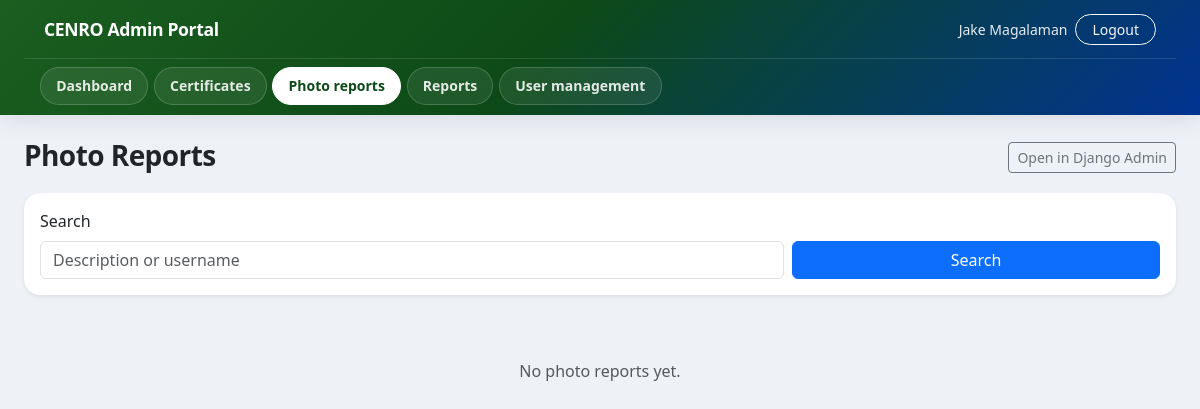
Before: /panel/photo-reports/ (signed in) with the older database file.
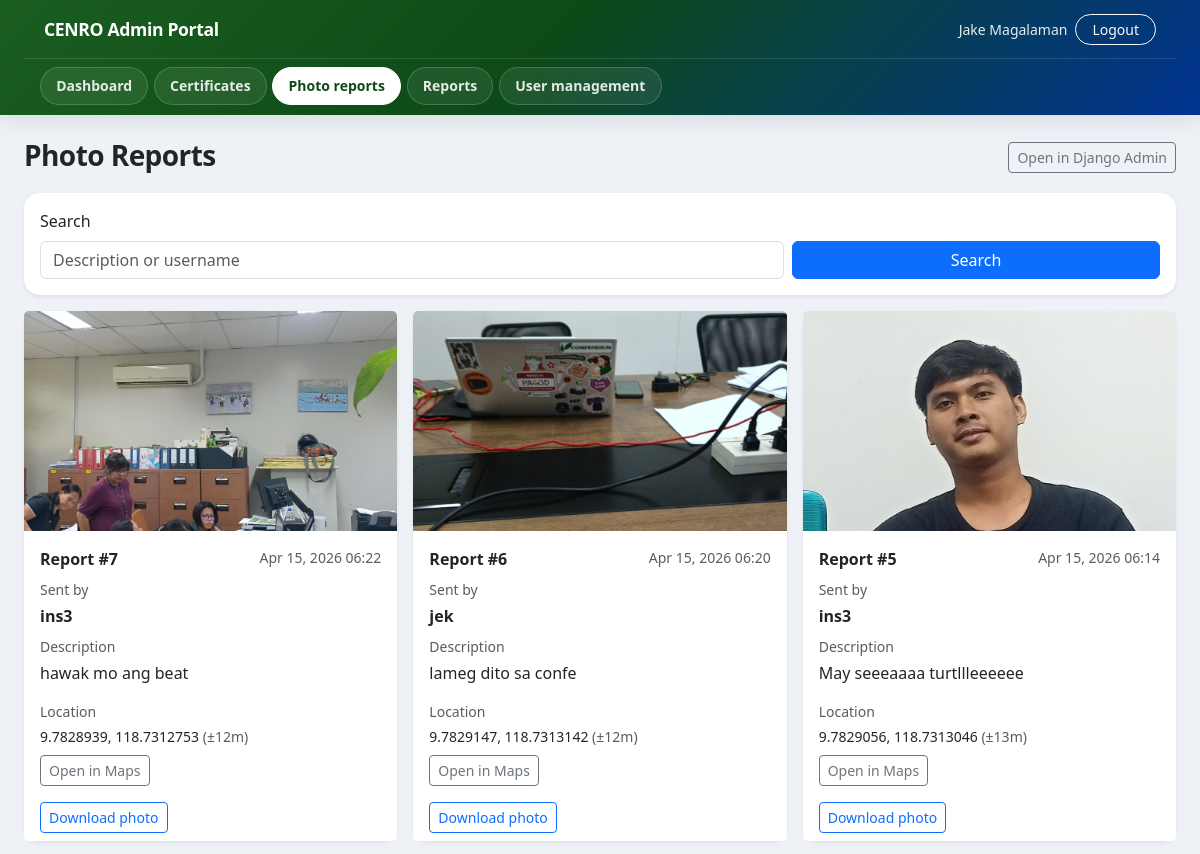
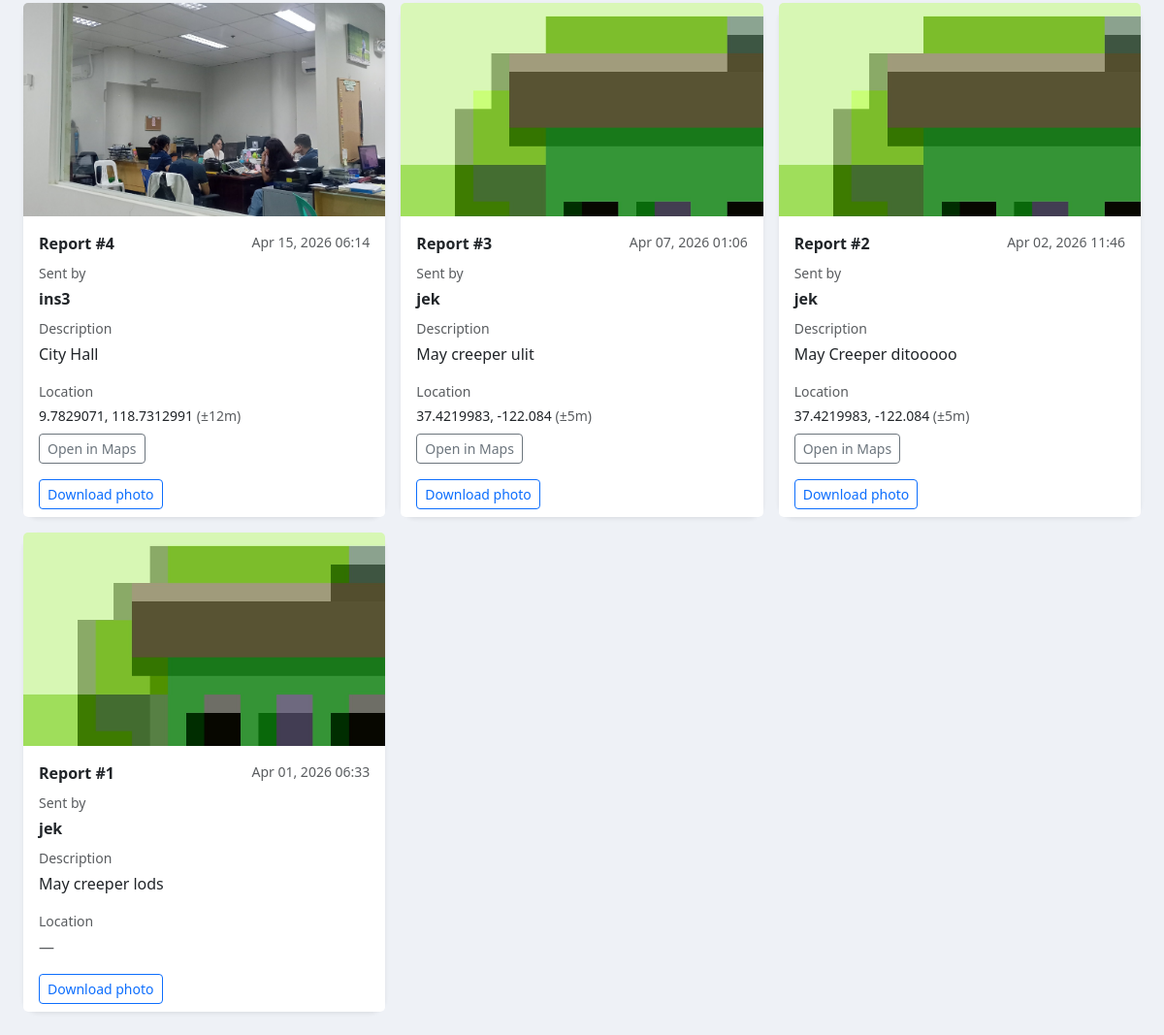
After: the same page with the newer database file (2 pictures, top to bottom).
### certificates/models.py (models this page shows, shortened)
class PhotoReport(models.Model):
  description = models.TextField(blank=True, default='')
  image = models.ImageField(upload_to='photo_reports/%Y/%m/%d/')
  latitude = models.FloatField(null=True, blank=True)
  longitude = models.FloatField(null=True, blank=True)
  accuracy_meters = models.FloatField(null=True, blank=True)
  created_by = models.ForeignKey(
    User,
    on_delete=models.SET_NULL,
    null=True,
    blank=True,
    related_name='photo_reports',
  )
  created_at = models.DateTimeField(auto_now_add=True)
  class Meta:
    ordering = ['-created_at']

### certificates/portal_views.py (the view, shortened to what this page needs)
# urls.py: path('photo-reports/', portal_views.photo_reports_list, name='portal_photo_reports'),
@portal_staff_required
def photo_reports_list(request):
  q = (request.GET.get('q') or '').strip()
  qs = PhotoReport.objects.select_related('created_by').all()
  qs = qs.order_by('-created_at')[:500]
  return render(
    request,
    'portal/photo_reports_list.html',
    {
      'reports': qs,
      'q': q,
    },
  )

### certificates/portal_views.py (called while the page is built)
def portal_staff_required(view_func):
  @wraps(view_func)
  @login_required(login_url='/panel/login/')
  def wrapper(request, *args, **kwargs):
    if not request.user.is_staff:
      logout(request)
      return redirect('/panel/login/')
    return view_func(request, *args, **kwargs)
  return wrapper

### templates/portal/photo_reports_list.html (shortened to what this page needs)
{% extends "portal/base.html" %}
{% block content %}
<div class="d-flex flex-wrap justify-content-between align-items-center mb-3 gap-2">
  <div>
    <h3 class="mb-1 fw-bold" style="letter-spacing: -0.02em;">Photo Reports</h3>
  </div>
  <div class="d-flex gap-2">
    <a class="btn btn-outline-secondary btn-sm" href="/admin/certificates/photoreport/">Open in Django Admin</a>
  </div>
</div>
<div class="card border-0 shadow-sm mb-3">
  <div class="card-body">
    <form class="row g-2 align-items-end" method="get">
      <div class="col-md-8">
        <label class="form-label">Search</label>
        <input class="form-control" name="q" value="{{ q }}" placeholder="Description or username">
      </div>
      <div class="col-md-4 d-grid">
        <button class="btn btn-primary">Search</button>
      </div>
    </form>
  </div>
</div>
<div class="row g-3">
  {% for r in reports %}
  <div class="col-12 col-md-6 col-xl-4">
    <div class="card border-0 shadow-sm h-100">
      {% if r.image %}
        <a href="{{ r.image.url }}" target="_blank" rel="noopener">
          <img src="{{ r.image.url }}" class="card-img-top" style="height: 220px; object-fit: cover;" alt="Photo report image">
        </a>
      {% endif %}
      <div class="card-body">
        <div class="d-flex justify-content-between align-items-start gap-2 mb-2">
          <div class="fw-semibold">Report #{{ r.id }}</div>
          <div class="text-muted small">{{ r.created_at|date:"M d, Y H:i" }}</div>
        </div>
        <div class="text-muted small mb-1">Sent by</div>
        <div class="fw-semibold mb-2">
          {% if r.created_by %}
            {{ r.created_by.username }}
          {% else %}
            —
          {% endif %}
        </div>
        <div class="text-muted small mb-1">Description</div>
        <div style="white-space: pre-wrap;">{{ r.description|default:"—" }}</div>
        <div class="text-muted small mt-3 mb-1">Location</div>
        {% if r.latitude and r.longitude %}
          <div class="small">
            {{ r.latitude }}, {{ r.longitude }}
            {% if r.accuracy_meters %}
              <span class="text-muted"> (±{{ r.accuracy_meters|floatformat:0 }}m)</span>
            {% endif %}
          </div>
          <a
            class="btn btn-sm btn-outline-secondary mt-2"
            href="https://www.google.com/maps?q={{ r.latitude }},{{ r.longitude }}"
            target="_blank"
            rel="noopener"
          >Open in Maps</a>
        {% else %}
          <div class="text-muted">—</div>
        {% endif %}
      </div>
      <div class="card-footer bg-white border-0 pt-0">
        {% if r.image %}
          <a class="btn btn-sm btn-outline-primary" href="{{ r.image.url }}" download>Download photo</a>
        {% endif %}
      </div>
    </div>
  </div>
  {% empty %}
  <div class="col-12">
    <div class="text-center text-muted py-5">No photo reports yet.</div>
  </div>
  {% endfor %}
</div>
{% endblock %}

### templates/portal/base.html (shortened to what this page needs)
{% load static %}
<!doctype html>
<html lang="en">
  <head>
    <link href="https://cdn.jsdelivr.net/npm/bootstrap@5.3.2/dist/css/bootstrap.min.css" rel="stylesheet">
  </head>
  <body>
    <header class="portal-shell">
      <div class="container-fluid px-3 px-md-4">
        <div class="portal-shell-top">
          <a class="portal-brand" href="/panel/">CENRO Admin Portal</a>
          <div class="d-flex align-items-center gap-2 flex-wrap">
            <span class="portal-user-meta d-none d-sm-inline">
              {{ request.user.first_name }} {{ request.user.last_name }}
            </span>
            <a class="btn btn-sm btn-outline-light rounded-pill px-3" href="/panel/logout/">Logout</a>
          </div>
        </div>
        <nav class="portal-nav-row" aria-label="Main">
          <a href="/panel/" class="{% if request.path == '/panel/' %}portal-nav-active{% endif %}">Dashboard</a>
          <a href="/panel/certificates/" class="{% if '/panel/certificates' in request.path %}portal-nav-active{% endif %}">Certificates</a>
          <a href="/panel/photo-reports/" class="{% if '/panel/photo-reports' in request.path %}portal-nav-active{% endif %}">Photo reports</a>
          <a href="/panel/reports/" class="{% if '/panel/reports/' in request.path %}portal-nav-active{% endif %}">Reports</a>
          <a href="/panel/inspectors/" class="{% if '/panel/inspectors' in request.path %}portal-nav-active{% endif %}">User management</a>
        </nav>
      </div>
    </header>
    <main class="container-fluid px-3 px-md-4 py-4">
      {% block content %}{% endblock %}
    </main>
  </body>
</html>

### templates/portal/base.html (style rules this page uses)
:root { --p-primary: #1b5e20; --p-primary-dark: #0d4a17; --p-secondary: #003391; --p-surface: #eef1f6; --p-header-shadow: 0 4px 24px rgba(16, 24, 40, 0.1); }
body { background: var(--p-surface); font-family: system-ui, -apple-system, "Segoe UI", Roboto, "Helvetica Neue", Arial, sans-serif; }
.portal-shell { position: sticky; top: 0; z-index: 1030; background: linear-gradient(135deg, var(--p-primary) 0%, var(--p-primary-dark) 45%, var(--p-secondary) 100%); box-shadow: var(--p-header-shadow); }
.portal-shell-top { display: flex; flex-wrap: wrap; align-items: center; justify-content: space-between; gap: 0.75rem 1rem; padding: 0.85rem 1.25rem; border-bottom: 1px solid rgba(255, 255, 255, 0.12); }
.portal-brand { color: #fff; font-weight: 800; font-size: 1.1rem; letter-spacing: -0.02em; text-decoration: none; }
.portal-user-meta { color: rgba(255, 255, 255, 0.9); font-size: 0.875rem; font-weight: 500; }
.portal-nav-row { padding: 0.5rem 1rem 0.65rem; display: flex; flex-wrap: wrap; align-items: center; gap: 0.35rem; overflow-x: auto; -webkit-overflow-scrolling: touch; }
.portal-nav-row a { display: inline-flex; align-items: center; padding: 0.45rem 0.95rem; border-radius: 999px; font-size: 0.875rem; font-weight: 600; color: rgba(255, 255, 255, 0.88); text-decoration: none; white-space: nowrap; border: 1px solid rgba(255, 255, 255, 0.18); background: rgba(255, 255, 255, 0.08); transition: background 0.15s ease, color 0.15s ease, border-color 0.15s ease; }
.portal-nav-row a.portal-nav-active { background: #fff; color: var(--p-primary-dark); border-color: #fff; }
.card { border-radius: 16px; }

Changed rows visible on the page:
added PhotoReport: image (picture), id "7", created_at "Apr 15, 2026 06:22", created_by.username "ins3", description "hawak mo ang beat", latitude "9.7828939", longitude "118.7312753", accuracy_meters "12"
added PhotoReport: image (picture), id "6", created_at "Apr 15, 2026 06:20", created_by.username "jek", description "lameg dito sa confe", latitude "9.7829147", longitude "118.7313142", accuracy_meters "12"
added PhotoReport: image (picture), id "5", created_at "Apr 15, 2026 06:14", created_by.username "ins3", description "May seeeaaaa turtllleeeeee", latitude "9.7829056", longitude "118.7313046", accuracy_meters "13"
added PhotoReport: image (picture), id "4", created_at "Apr 15, 2026 06:14", created_by.username "ins3", description "City Hall", latitude "9.7829071", longitude "118.7312991", accuracy_meters "12"
added PhotoReport: image (picture), id "3", created_at "Apr 07, 2026 01:06", created_by.username "jek", description "May creeper ulit", latitude "37.4219983", longitude "-122.084", accuracy_meters "5"
added PhotoReport: image (picture), id "2", created_at "Apr 02, 2026 11:46", created_by.username "jek", description "May Creeper ditooooo", latitude "37.4219983", longitude "-122.084", accuracy_meters "5"
added PhotoReport: image (picture), id "1", created_at "Apr 01, 2026 06:33", created_by.username "jek", description "May creeper lods"
Other visible differences:
text no longer shown: "No photo reports yet."
